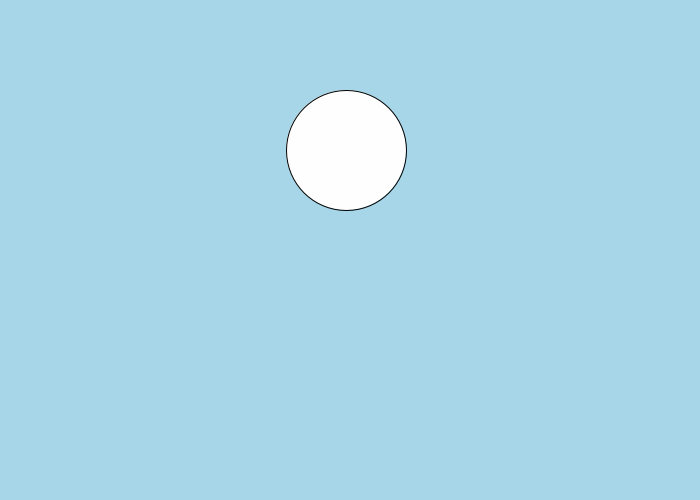
Frame 1 (no input)
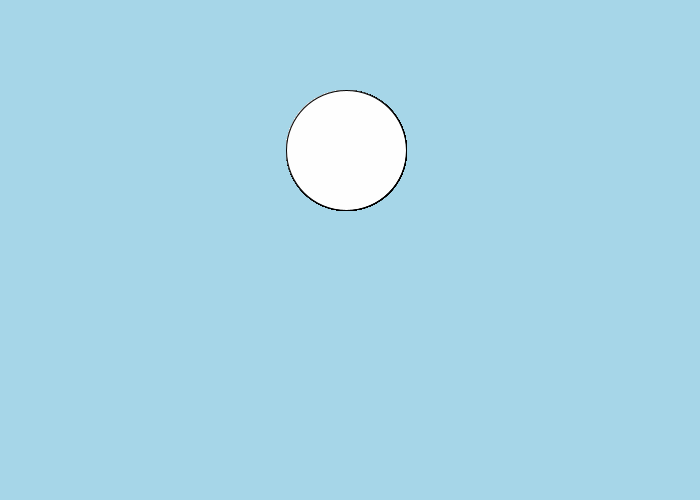
Frame 60 (the mouse pressed at the canvas centre just before this capture)
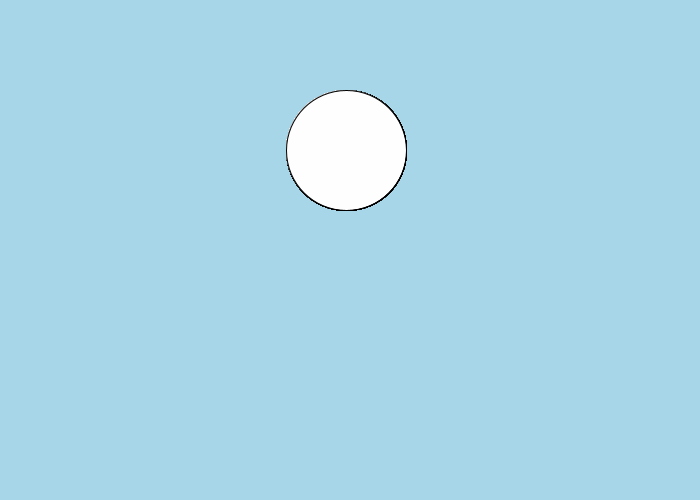
Frame 120 (the mouse held since frame 60 and released just before this capture)

The Processing sketch that drew these frames (run headless with seeded random() and noise(); from frame 60 on, the mouse is pressed at the canvas centre):

// Processing sketch: draw_a_scene
// ── draw_a_scene.pde
/**
 * <draw a scene>
 * by <Fengyuan>
 * 
 * <draw one items>
 * 
 */

void setup() {
  size(700, 500); // Size of canvas
  background(166, 214, 232); // Background color as rgb values
}

void draw() {
         fill(254,254,254);
         ellipse(346,150,120,120);
         //the face of snow man
}
